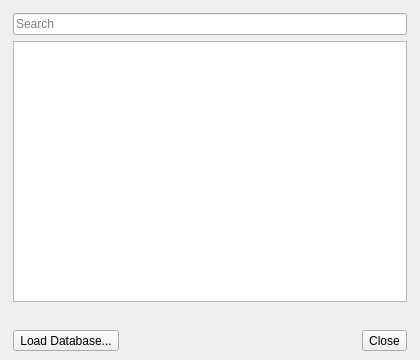
<?xml version="1.0" encoding="UTF-8"?>
<ui version="4.0">
 <class>MonomerDatabasePopup</class>
 <widget class="QWidget" name="MonomerDatabasePopup">
  <property name="geometry">
   <rect>
    <x>0</x>
    <y>0</y>
    <width>420</width>
    <height>360</height>
   </rect>
  </property>
  <property name="windowTitle">
   <string>Monomer Database</string>
  </property>
  <layout class="QVBoxLayout" name="main_layout">
   <property name="spacing">
    <number>0</number>
   </property>
   <property name="leftMargin">
    <number>1</number>
   </property>
   <property name="topMargin">
    <number>1</number>
   </property>
   <property name="rightMargin">
    <number>1</number>
   </property>
   <property name="bottomMargin">
    <number>1</number>
   </property>
   <item>
    <layout class="QVBoxLayout" name="content_layout">
     <property name="spacing">
      <number>8</number>
     </property>
     <property name="leftMargin">
      <number>12</number>
     </property>
     <property name="topMargin">
      <number>12</number>
     </property>
     <property name="rightMargin">
      <number>12</number>
     </property>
     <property name="bottomMargin">
      <number>8</number>
     </property>
     <item>
      <layout class="QHBoxLayout" name="body_layout">
       <property name="spacing">
        <number>12</number>
       </property>
       <item>
        <layout class="QVBoxLayout" name="table_layout">
         <property name="spacing">
          <number>6</number>
         </property>
         <item>
          <layout class="QHBoxLayout" name="search_layout">
           <property name="spacing">
            <number>6</number>
           </property>
           <item>
            <widget class="QLineEdit" name="monomer_db_search_le">
             <property name="placeholderText">
              <string>Search</string>
             </property>
             <property name="clearButtonEnabled">
              <bool>true</bool>
             </property>
            </widget>
           </item>
          </layout>
         </item>
         <item>
          <widget class="schrodinger::sketcher::MonomerDatabaseTableView" name="monomer_db_table">
           <property name="sizePolicy">
            <sizepolicy hsizetype="Expanding" vsizetype="Expanding">
             <horstretch>0</horstretch>
             <verstretch>0</verstretch>
            </sizepolicy>
           </property>
           <property name="minimumSize">
            <size>
             <width>380</width>
             <height>0</height>
            </size>
           </property>
          </widget>
         </item>
         <item>
          <widget class="QLabel" name="monomer_db_match_count_lbl">
           <property name="alignment">
            <set>Qt::AlignmentFlag::AlignRight|Qt::AlignmentFlag::AlignVCenter</set>
           </property>
          </widget>
         </item>
        </layout>
       </item>
       <item>
        <layout class="QVBoxLayout" name="preview_layout"/>
       </item>
      </layout>
     </item>
     <item>
      <layout class="QHBoxLayout" name="bottom_layout">
       <item>
        <widget class="QToolButton" name="monomer_db_load_link">
         <property name="toolTip">
          <string>Load custom monomers from a JSON file</string>
         </property>
         <property name="text">
          <string>Load Database...</string>
         </property>
        </widget>
       </item>
       <item>
        <spacer name="bottom_spacer">
         <property name="orientation">
          <enum>Qt::Orientation::Horizontal</enum>
         </property>
         <property name="sizeHint" stdset="0">
          <size>
           <width>0</width>
           <height>0</height>
          </size>
         </property>
        </spacer>
       </item>
       <item>
        <widget class="QToolButton" name="monomer_db_close_link">
         <property name="text">
          <string>Close</string>
         </property>
        </widget>
       </item>
      </layout>
     </item>
    </layout>
   </item>
  </layout>
 </widget>
 <customwidgets>
  <customwidget>
   <class>schrodinger::sketcher::MonomerDatabaseTableView</class>
   <extends>QTableView</extends>
   <header>schrodinger/sketcher/widget/monomer_database_table_view.h</header>
  </customwidget>
 </customwidgets>
 <resources/>
 <connections/>
</ui>
